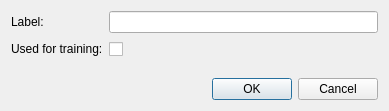
<?xml version="1.0" encoding="UTF-8"?>
<ui version="4.0">
 <class>ActionDefinitionDialog</class>
 <widget class="QDialog" name="ActionDefinitionDialog">
  <property name="geometry">
   <rect>
    <x>0</x>
    <y>0</y>
    <width>388</width>
    <height>111</height>
   </rect>
  </property>
  <property name="windowTitle">
   <string>Action definition</string>
  </property>
  <layout class="QGridLayout" name="gridLayout">
   <item row="0" column="0">
    <widget class="QLabel" name="label">
     <property name="text">
      <string>Label:</string>
     </property>
    </widget>
   </item>
   <item row="2" column="0" colspan="2">
    <spacer name="verticalSpacer">
     <property name="orientation">
      <enum>Qt::Vertical</enum>
     </property>
     <property name="sizeHint" stdset="0">
      <size>
       <width>367</width>
       <height>13</height>
      </size>
     </property>
    </spacer>
   </item>
   <item row="0" column="1">
    <widget class="QLineEdit" name="m_Label">
     <property name="maxLength">
      <number>32</number>
     </property>
    </widget>
   </item>
   <item row="3" column="0" colspan="2">
    <widget class="QDialogButtonBox" name="buttonBox">
     <property name="standardButtons">
      <set>QDialogButtonBox::Cancel|QDialogButtonBox::Ok</set>
     </property>
    </widget>
   </item>
   <item row="1" column="0">
    <widget class="QLabel" name="label_2">
     <property name="text">
      <string>Used for training:</string>
     </property>
    </widget>
   </item>
   <item row="1" column="1">
    <widget class="QCheckBox" name="m_Training">
     <property name="minimumSize">
      <size>
       <width>0</width>
       <height>20</height>
      </size>
     </property>
     <property name="text">
      <string/>
     </property>
    </widget>
   </item>
  </layout>
 </widget>
 <layoutdefault spacing="6" margin="11"/>
 <resources/>
 <connections>
  <connection>
   <sender>buttonBox</sender>
   <signal>accepted()</signal>
   <receiver>ActionDefinitionDialog</receiver>
   <slot>accept()</slot>
   <hints>
    <hint type="sourcelabel">
     <x>193</x>
     <y>68</y>
    </hint>
    <hint type="destinationlabel">
     <x>193</x>
     <y>44</y>
    </hint>
   </hints>
  </connection>
  <connection>
   <sender>buttonBox</sender>
   <signal>rejected()</signal>
   <receiver>ActionDefinitionDialog</receiver>
   <slot>reject()</slot>
   <hints>
    <hint type="sourcelabel">
     <x>193</x>
     <y>68</y>
    </hint>
    <hint type="destinationlabel">
     <x>193</x>
     <y>44</y>
    </hint>
   </hints>
  </connection>
 </connections>
</ui>
